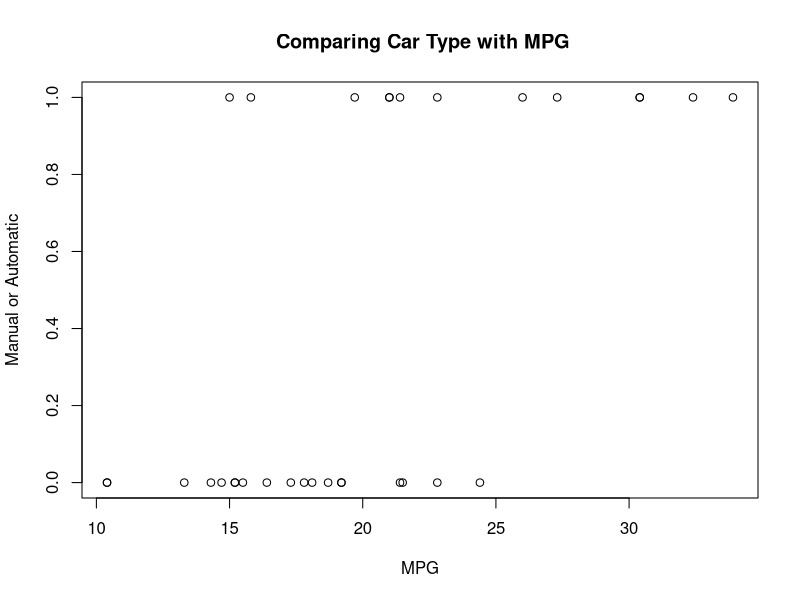
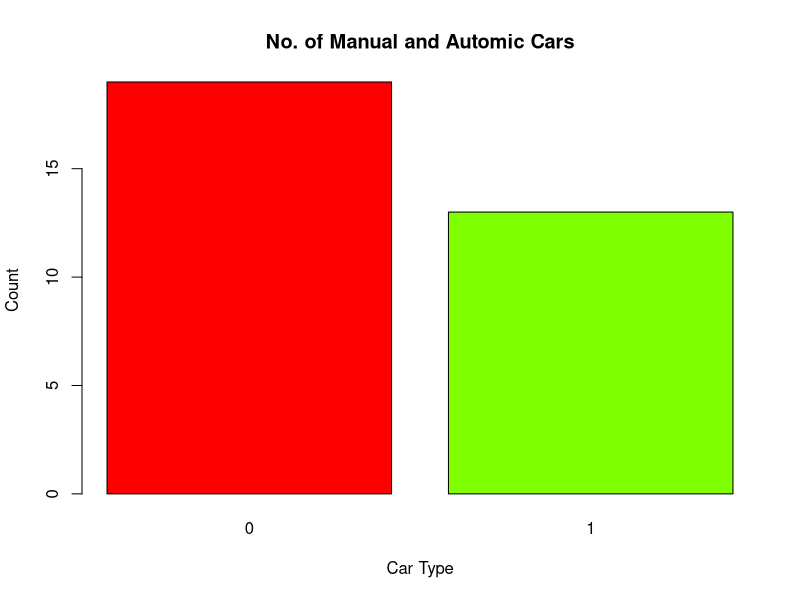
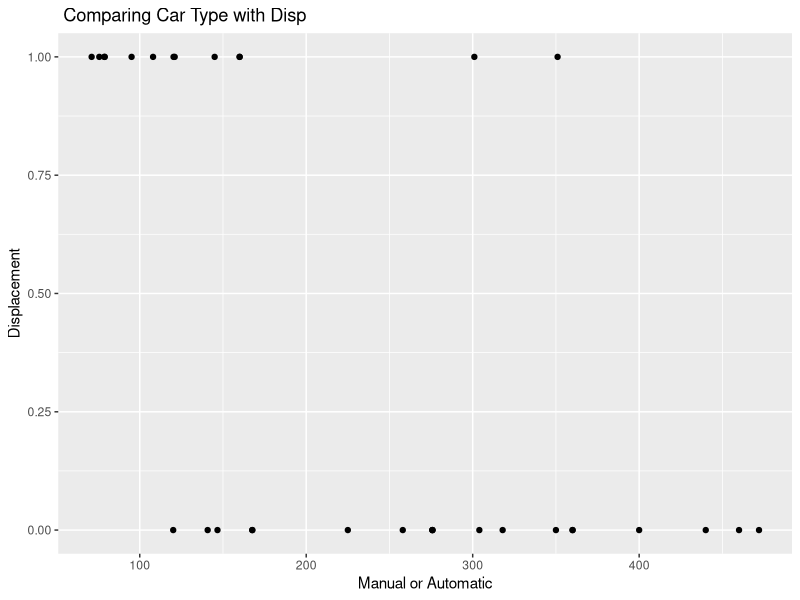

Reproduce these figures in R, in order.
plot(mtcars$mpg,mtcars$am,xlab="MPG",ylab="Manual or Automatic",main=" Comparing Car Type with MPG")

tab<- table(mtcars$am)

barplot(tab, xlab="Car Type",ylab="Count",main="No. of Manual and Automic Cars",col=rainbow(4))

install.packages("ggplot2")

library(ggplot2)

qplot(disp, am, data=mtcars,xlab="Manual or Automatic",ylab="Displacement",main=" Comparing Car Type with Disp")
